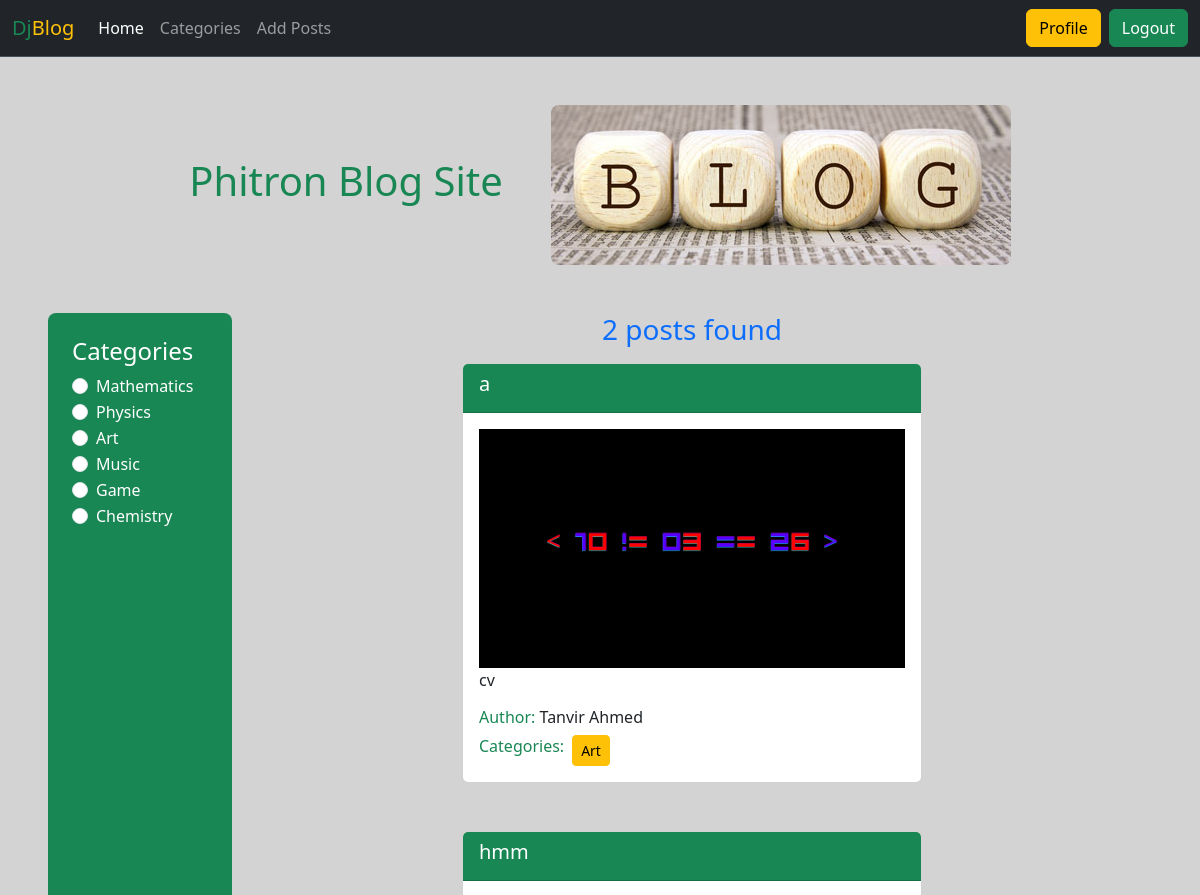
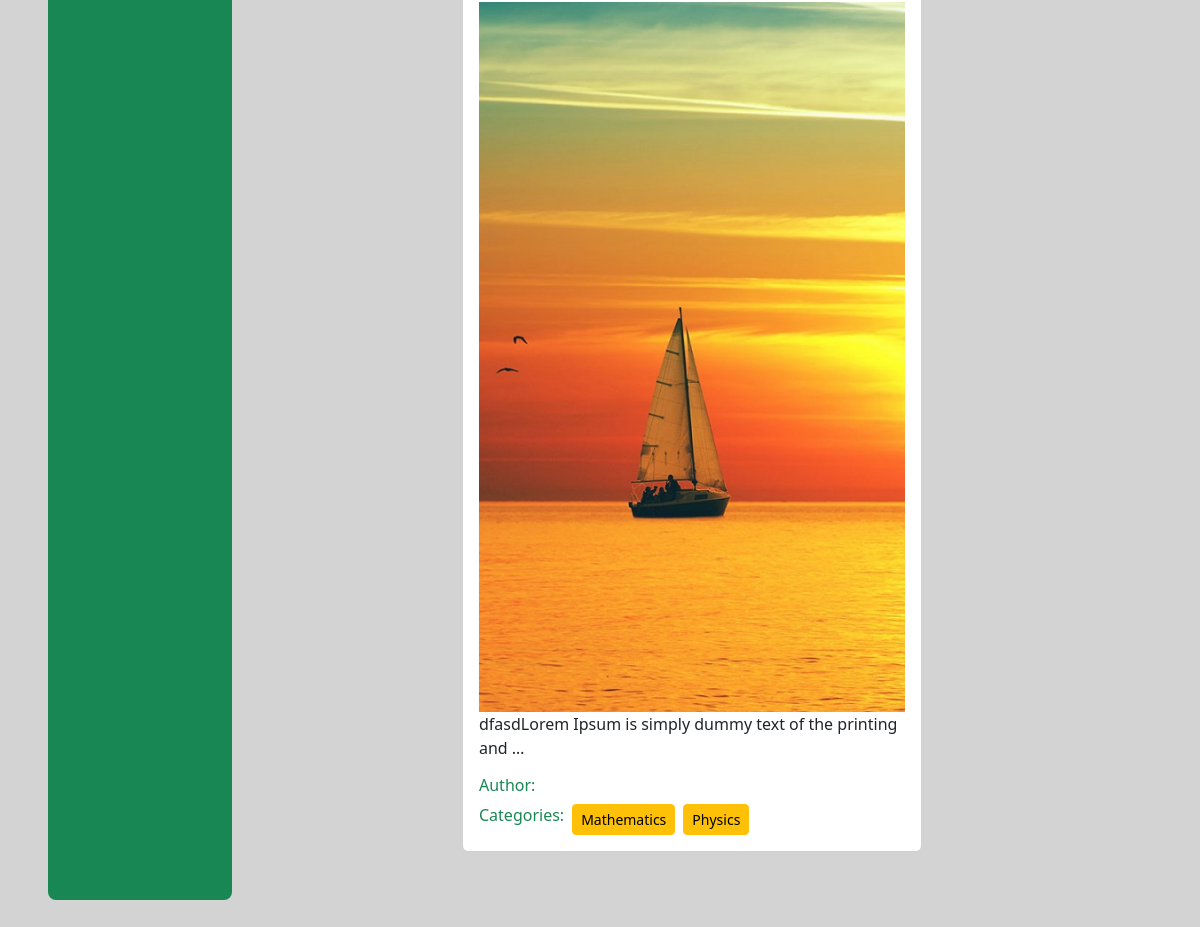
/ (signed in), run on the app's committed database (2 pictures, top to bottom).
### categories/models.py (models this page shows, shortened)
class Categories(models.Model):
    name = models.CharField(max_length=30)
    slug = models.SlugField(max_length=100, unique=True, null=True, blank=True)

### posts/models.py (models this page shows, shortened)
class Posts(models.Model):
    title = models.CharField(max_length=100)
    content = models.TextField()
    category = models.ManyToManyField(Categories) # many to many relation
    author = models.ForeignKey(User, on_delete=models.CASCADE) # many to one relation
    image = models.ImageField(upload_to='posts/upload/', blank=True, null=True)

### blog_project/views.py (the view)
# urls.py: path('', views.home, name='home'),
def home(req, category_slug=None):
    posts = Posts.objects.all()
    if category_slug is not None:
        category = Categories.objects.get(slug= category_slug)
        posts = Posts.objects.filter(category=category)
    categories = Categories.objects.all()
    return render(req, 'home.html', {'posts': posts, 'categories':categories})

### templates/home.html (shortened to what this page needs)
{% extends "base.html" %}
{% load static %}
{% block content %}
<div class='container m-auto d-flex justify-content-center align-items-center gap-5 mt-5'>
    <h1 class='text-success'>Phitron Blog Site</h1>
    <img class='rounded-3 ' src={% static "blog.jpg" %} alt="">
</div>
<div class="d-flex flex-wrap p-5">
    <div class="col-2 bg-success p-4 rounded-3">
        <h4 class='text-white'>Categories</h4>
        {% for category in categories %}
            <div class="form-check">
                <input class="form-check-input" type="radio" name="flexRadioDefault" id={{category.id}}>
                <label class="form-check-label" for={{category.id}}>
                <a class='text-white text-decoration-none' href={% url "category_slug" category.slug %}>{{category.name}}</a>
                </label>
            </div>
        {% endfor %}
    </div>
    <div class="col-10">
        <h3 class='text-primary text-center mb-3'>{{posts | length}} posts found</h3>
        {% for post in posts %}
        <div class="card w-50 m-auto mb-5">
            <div class="card-header bg-success ">
                <h5><a class='text-decoration-none text-white' href={% url "detail_post" post.id %}>{{post.title}}</a></h5>
            </div>
            <div class="card-body">
                <img class='w-100' src={{post.image.url}} alt="photo">
                <p class="card-text">{{post.content | truncatewords:10}}</p>
                <h6><span class='text-success'>Author: </span>{{post.author.first_name}} {{post.author.last_name}}</h6>
                <div class="d-flex flex-wrap gap-2 align-items-center">
                    <h6 class='text-success'>Categories: </h6>
                    {% for cat in post.category.all %}
                        <a class='btn btn-sm btn-warning' href={% url "category_slug" cat.slug %}>{{cat.name}}</a>
                    {% endfor %}
                </div>
            </div>
        </div>
        {% endfor %}
    </div>
</div>
{% endblock content %}

### data on the page
Categories: name "Mathematics"
Categories: name "Physics"
Categories: name "Art"
Categories: name "Music"
Categories: name "Game"
Categories: name "Chemistry"
Posts: title "a", image (picture), content "cv", author.first_name "Tanvir", author.last_name "Ahmed"
Posts: title "hmm", image (picture), content "dfasdLorem Ipsum is simply dummy text of the printing and …"

### other printed values
{{ posts | length }} "2"
